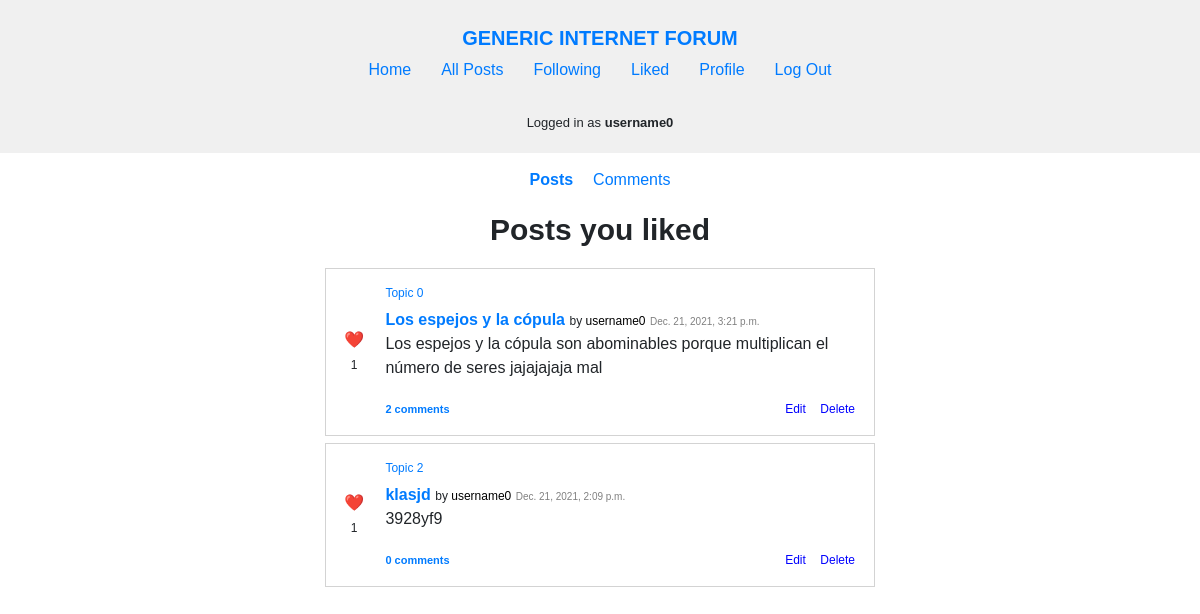
Screenshot of /liked/posts (signed in) with the database file from the repository.
### forum/models.py (models this page shows, shortened)
class User(AbstractUser):
    pass

class Topic(models.Model):
    creator = models.ForeignKey(
        User, on_delete=models.CASCADE, related_name="topics")
    name = models.TextField(max_length=120, unique=True)
    description = models.TextField(max_length=1000)
    timestamp = models.DateTimeField(auto_now_add=True)

class Post(models.Model):
    topic = models.ForeignKey(
        Topic, on_delete=models.CASCADE, related_name="posts")
    author = models.ForeignKey(
        User, on_delete=models.CASCADE, related_name="posts")
    title = models.TextField(max_length=120)
    content = models.TextField(max_length=5000)
    timestamp = models.DateTimeField(auto_now_add=True)

### forum/views.py (the view)
# urls.py: path("liked/posts", views.liked_posts, name="liked_posts"),
def liked_posts(request):
    user = User.objects.get(id=request.user.id)
    liked_posts = user.liked_posts.order_by("-id").all()
    posts = []
    for like in liked_posts:
        posts.append(like.post)
    posts = parse_posts(posts, request.user)
    paginator = Paginator(posts, 5)
    page_number = request.GET.get('page')
    page_obj = paginator.get_page(page_number)
    return render(request, "forum/liked-posts.html", {
        "page": "liked_posts",
        "page_obj": page_obj,
        "pages": list(range(1, paginator.num_pages + 1))
    })

### forum/util.py (called while the page is built)
def parse_posts(all_posts, user):
    posts = []
    for post in all_posts:
        liked = False
        if user.is_authenticated:
            liked = bool(post.likes.filter(liked_by=user.id))
        posts.append({
            "id": post.id,
            "topic": post.topic,
            "author": post.author,
            "title": post.title,
            "content": post.content,
            "timestamp": post.timestamp,
            "likes": len(post.likes.all()),
            "liked_by_user": liked,
            "comments": post.comments.all(),
            "comment_number": len(post.comments.all())
        })
    return posts

### forum/templates/forum/liked-posts.html
{% extends "forum/layout.html" %}
{% load static %}
{% block css %}
    <link href="{% static 'forum/posts.css' %}" rel="stylesheet">
    <link href="{% static 'forum/following.css' %}" rel="stylesheet">
{% endblock %}
{% block body %}
    {% if user.is_authenticated %}
        <div id="links">
            <ul>
                <li><a href="{% url 'liked_posts' %}"><b>Posts</b></a></li>
                <li><a href="{% url 'liked_comments' %}">Comments</a></li>
            </ul>
        </div>
        {% if page_obj.object_list %}
            <div id="posts">
                <h1>Posts you liked</h1>
                {% include "forum/posts.html" %}
            </div>
        {% else %}
            <p class="message">No likes yet.</p>
        {% endif %}
    {% else%}
            <p class="message">You must be <b>logged in</b> to view things you like.</p>
    {% endif %}
{% endblock %}

### forum/templates/forum/layout.html (shortened to what this page needs)
{% load static %}
<!DOCTYPE html>
<html lang="en">
    <head>
        <link href="{% static 'forum/layout.css' %}" rel="stylesheet">
        {% block css %}
        {% endblock %}
    </head>
    <body>
        <nav id="navbar">
            <div>
                <a id="site-title" href="{% url 'index' %}">GENERIC INTERNET FORUM</a>
                <ul>
                    <li>
                        <a href="{% url 'index' %}">Home</a>
                    </li>
                    <li>
                        <a href="{% url 'all_posts' %}">All Posts</a>
                    </li>
                    {% if user.is_authenticated %}
                        <li>
                            <a href="{% url 'following_topics' %}">Following</a>
                        </li>
                        <li>
                            <a href="{% url 'liked_posts' %}">Liked</a>
                        </li>
                        <li>
                            <a href="{% url 'profile' user.username %}">Profile</a>
                        </li>
                        <li>
                            <a href="{% url 'logout' %}">Log Out</a>
                        </li>
                    {% endif %}
                </ul>
            </div>
            {% if user.is_authenticated %}
                <p id="logged-in-as">Logged in as <strong>{{ user.username }}</strong></p>
            {% endif %}
        </nav>
        <div class="body">
            {% block body %}
            {% endblock %}
        </div>
    </body>
</html>

### forum/templates/forum/posts.html (shortened to what this page needs)
{% load static %}
{% block css %}
    <link rel="stylesheet" href="{% static 'forum/posts.css' %}">
    <link rel="stylesheet" href="https://stackpath.bootstrapcdn.com/bootstrap/4.4.1/css/bootstrap.min.css">
{% endblock %}
{% block posts %}
    <ul>
        {% for post in page_obj %}
            <li class="post" id="post-{{ post.id }}">
                <div class="post-left">
                    <span class="like">
                        {% if user.is_authenticated %}
                            <span class="like-button" data-id="{{ post.id }}" data-liked="{{ post.liked_by_user }}" data-likes="{{ post.likes }}" data-likedobject="post" data-page="{{ page }}">
                                {% if post.liked_by_user %}
                                    ❤️
                                {% else %}
                                    🤍
                                {% endif %}
                            </span>
                        {% else %}
                            <span>
                                🤍
                            </span>
                        {% endif %}
                        <span class="like-number">{{ post.likes }}</span>
                    </span>
                </div>
                <div class="post-right">
                    {% if not topic %}
                        <a class="topic-name" href="{% url 'topic' post.topic.name %}">{{ post.topic.name }}</a>
                    {% endif %}
                    <a class="post-title" href="{% url 'post' post.id %}">{{ post.title }}</a> <span class="post-by">by <a class="username" href="{% url 'profile' post.author.username %}">{{ post.author.username }}</a></span> <span class="timestamp">{{ post.timestamp }}</span>
                    <p class="post-content">{{ post.content }}</p>
                    <div>
                        <a class="comment-number" href="{% url 'post' post.id %}">{{ post.comment_number }} comment{% if post.comment_number != 1 %}s{% endif %}</a>
                        {% if user.is_authenticated and post.author.id == user.id %}
                            <span class="edit-delete">
                                <button class="edit-button" data-id="{{ post.id }}">Edit</button>
                                <button class="delete-button" data-id="{{ post.id }}">Delete</button>
                            </span>
                        {% endif %}
                    </div>
                </div>
            </li>
        {% endfor %}
    </ul>
{% endblock %}

### forum/static/forum/layout.css (style rules this page uses)
body { margin: 0; font-family: sans-serif !important; }
h1, h2, h3 { text-align: center; font-weight: bold !important; }
h1 { font-size: 30px !important; margin: 20px 0 !important; }
.body { padding: 15px; max-width: 600px; margin: 0 auto; }
ul { list-style: none; padding: 0; }
#navbar { background-color: #f0f0f0; padding: 10px 35px; }
#navbar > div { text-align: center; padding-top: 13px; }
#site-title { font-weight: bold; font-size: 20px; }
#navbar a { text-decoration: none; }
#navbar ul { display: flex; flex-wrap: wrap; justify-content: center; }
#navbar ul > li { padding: 5px 15px; }
#logged-in-as { font-size: 13px; padding: 10px; text-align: center; margin: 0; }
a { text-decoration: none; color: blue; }

### forum/static/forum/posts.css (style rules this page uses)
.post { text-align: start; border: 1px solid lightgray; padding: 15px 14px; max-width: 550px; margin: 7px auto; display: flex; }
.post-left { padding-right: 17px; align-self: center; text-align: center; }
.post-left .like-number { font-size: 12px; }
.post-right { width: 100%; }
.post-right div { display: flex; align-items: baseline; justify-content: space-between; }
.post-content { white-space: pre-line; }
.topic-name { display: block; font-size: 12px; text-decoration: none; padding-bottom: 6px; }
.post-title { font-weight: bold; }
.post-by { font-size: 12px; }
.username { color: black; text-decoration: none; }
.comment-number { font-size: 11px; font-weight: bold; }
.edit-delete button { font-size: 12px; padding: 0 5px; color: blue; background-color: white; border: none; cursor: pointer; }
.timestamp { font-size: 10px; color: gray; }
.like-button { cursor: pointer; }

### forum/static/forum/following.css (style rules this page uses)
#links { max-width: 600px; margin: 0 auto; text-align: center; }
#links ul { display: flex; gap: 20px; padding: 0; justify-content: center; }

### rows the page displays
User: username "username0"
Topic: likes "1", topic.name "Topic 0", title "Los espejos y la cópula", author.username "username0", timestamp "Dec. 21, 2021, 3:21 p.m.", content "Los espejos y la cópula son abominables porque multiplican el número de seres jajajajaja mal", comment_number "2"
Topic: likes "1", topic.name "Topic 2", title "klasjd", author.username "username0", timestamp "Dec. 21, 2021, 2:09 p.m.", content "3928yf9", comment_number "0"
